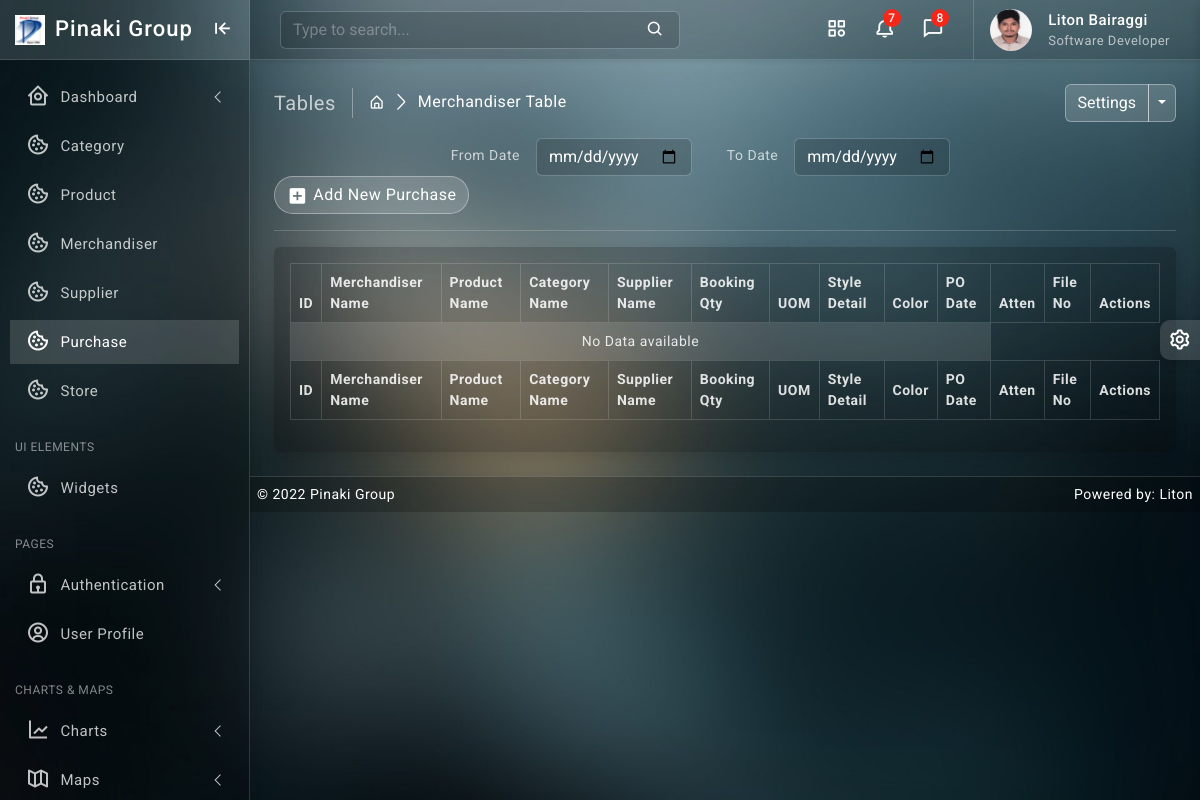
/purchase/ (signed in), run on an earlier commit of the app's database.
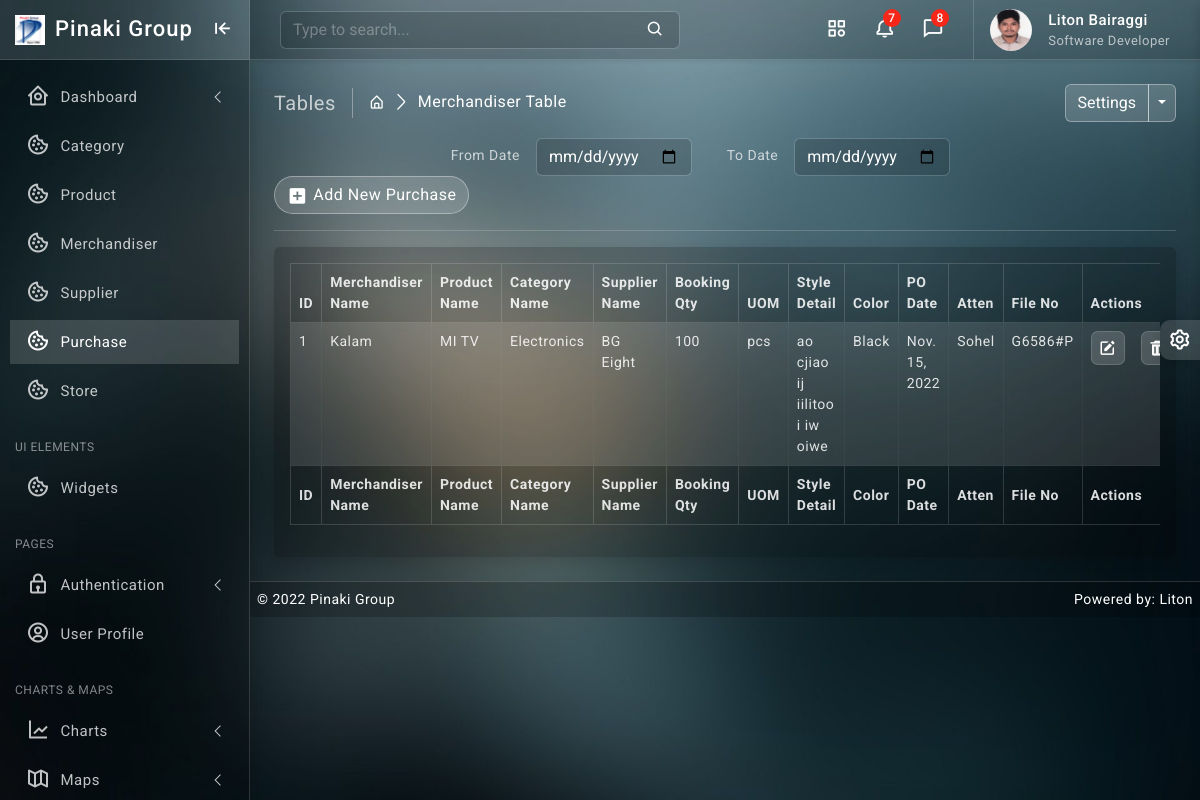
And on a later commit of the database.
### purchase/models.py (models this page shows, shortened)
class Purchase(models.Model):
    merchandiser_name = models.ForeignKey(Merchandiser, on_delete=models.CASCADE, blank=False)
    product_name = models.ForeignKey(Product, on_delete=models.CASCADE, blank=False)
    category_name = models.ForeignKey(Category, on_delete=models.CASCADE, blank=False)
    supplier_name = models.ForeignKey(Supplier, on_delete=models.CASCADE, blank=False)
    booking_qty = models.PositiveIntegerField(default=1)
    style_detail = models.TextField()
    color = models.CharField(max_length=64, null=True, blank=True)
    po_date = models.DateField(default= now)
    atten = models.CharField(max_length=64, null=True, blank=True)
    file_no = models.CharField(max_length=64, null=True, blank=True, unique=True)
    UOM = (
        ('', 'Select'),
        ('kg', 'kg'),
        ('miter', 'miter'),
        ('yard', 'yard'),
        ('pcs', 'pcs'),
        ('pound', 'pound'),
        ('g', 'g'),
        ('gg', 'gg'),
        ('litre', 'litre'),
        ('dg', 'dg'),
        ('1000 pcs', '1000 pcs'),
    )
    uom = models.CharField(max_length=64, null=True, blank=False, choices=UOM)
    updated_at = models.DateTimeField(auto_now=True)

### merchandiser/models.py (models this page shows)
class Merchandiser(models.Model):
    office_id = models.CharField(max_length=64, null=True, blank=True, unique=True)
    name = models.CharField(max_length=64, null=True, blank=True)
    designation = models.CharField(max_length=64, null=True, blank=True)
    joining_date = models.DateField(default= now)
    email = models.EmailField(max_length=64, blank=True, unique=True)
    phone = models.CharField(max_length=16, null=True, blank=True, unique=True)
    access_area = models.CharField(max_length=64, blank=True)
    updated_at = models.DateTimeField(auto_now=True)
    def __str__(self):
        return self.name

### product/models.py (models this page shows)
class Product(models.Model):
    name = models.CharField(max_length=64, null=True, unique=True, blank=True)
    category = models.ForeignKey(Category, on_delete=models.CASCADE, blank=False)
    description = models.TextField()
    created_at = models.DateTimeField(default=timezone.now)
    updated_at = models.DateTimeField(auto_now=True)
    def __str__(self):
        return self.name

### category/models.py (models this page shows)
class Category(models.Model):
    name = models.CharField(max_length=64, null=True, unique=True, blank=True)
    created_at = models.DateField(default= now)
    updated_at = models.DateTimeField(auto_now=True)
    def __str__(self):
        return self.name

### supplier/models.py (models this page shows)
class Supplier(models.Model):
    date = models.DateField(default= now)
    supplier_name = models.CharField(max_length=64, null=True, blank=False)
    company_name = models.CharField(max_length=64, null=True, blank=False)
    office_address = models.CharField(max_length=64, null=True, blank=False)
    office_postal_code = models.IntegerField()
    office_country = models.CharField(max_length=64, null=True, blank=False)
    office_tphone = models.CharField(max_length=16, null=True, blank=False, unique=True)
    factory_address =  models.CharField(max_length=64, null=True, blank=False)
    factory_postal_code = models.IntegerField()
    factory_country = models.CharField(max_length=64, null=True, blank=False)
    factory_tphone = models.CharField(max_length=16, null=True, blank=False, unique=True)
    vat_identi_no = models.CharField(max_length=32, blank=False)
    expiry_date = models.DateField(default= now)
    trade_license_no = models.CharField(max_length=32, blank=False)
    owner_name = models.CharField(max_length=64, null=True, blank=False)
    owner_phone = models.CharField(max_length=16, null=True, blank=False, unique=True)
    owner_email = models.EmailField(max_length=64, blank=False, unique=True)
    first_cp_name = models.CharField(max_length=64, null=True, blank=False)
    first_cp_position = models.CharField(max_length=64, null=True, blank=False)
    first_cp_phone = models.CharField(max_length=16, null=True, blank=False, unique=True)
    first_cp_email = models.EmailField(max_length=64, blank=False, unique=True)
    sec_cp_name = models.CharField(max_length=64, null=True, blank=False)
    sec_cp_position = models.CharField(max_length=64, null=True, blank=False)
    sec_cp_phone = models.CharField(max_length=16, null=True, blank=False, unique=True)
    sec_cp_email = models.EmailField(max_length=64, blank=False, unique=True)
    account_name = models.CharField(max_length=64, null=True, blank=False)
    account_no = models.CharField(max_length=32, null=True, blank=False)
    bank_name = models.CharField(max_length=64, null=True, blank=False)
    bank_address = models.CharField(max_length=64, null=True, blank= False)
    swift = models.CharField(max_length=64, null=True, blank=False)
    updated_at = models.DateTimeField(auto_now=True)
    def __str__(self):
        return self.company_name

### purchase/views.py (the view)
# urls.py: path('', views.purchase_read, name='purchase_read'),
@login_required
def purchase_read(request):
    purchase_data = Purchase.objects.all().order_by('-id')
    context = {
        'purchase_data': purchase_data
    }
    return render(request, 'purchase/read.html', context)

### templates/purchase/read.html (shortened to what this page needs)
{% extends 'base/base.html' %}
{% block body %}
{% load static %}
		<div class="page-wrapper">
			<div class="page-content">
				<div class="page-breadcrumb d-none d-sm-flex align-items-center mb-3">
					<div class="breadcrumb-title pe-3">Tables</div>
					<div class="ps-3">
						<nav aria-label="breadcrumb">
							<ol class="breadcrumb mb-0 p-0">
								<li class="breadcrumb-item"><a href="#"><i class="bx bx-home-alt"></i></a>
								</li>
								<li class="breadcrumb-item active" aria-current="page">Merchandiser Table</li>
							</ol>
						</nav>
					</div>
					<div class="ms-auto">
						<div class="btn-group">
							<button type="button" class="btn btn-light">Settings</button>
							<button type="button" class="btn btn-light dropdown-toggle dropdown-toggle-split" data-bs-toggle="dropdown">	<span class="visually-hidden">Toggle Dropdown</span>
							</button>
						</div>
					</div>
				</div>
                <div class="col-md-9">
					<form class="float-md-end">
						<div class="row row-cols-md-auto g-lg-3">
							<label for="inputFromDate" class="col-md-2 col-form-label text-md-end">From Date</label>
							<div class="col-md-4">
								<input type="date" class="form-control" id="inputFromDate">
							</div>
							<label for="inputToDate" class="col-md-2 col-form-label text-md-end">To Date</label>
							<div class="col-md-4">
								<input type="date" class="form-control" id="inputToDate">
							</div>
						</div>
					</form>
				</div>
                <div class="ms-auto"><a href="/purchase/create/" class="btn btn-light radius-30 mt-2 mt-lg-0"><i class="bx bxs-plus-square"></i>Add New Purchase</a></div>
				<hr/>
				<div class="card">
					<div class="card-body">
						<div class="table-responsive">
							<table id="example2" class="table table-striped table-bordered">
								<thead>
									<tr>
                                        <th>ID</th>
                                        <th>Merchandiser Name</th>
                                        <th>Product Name</th>
                                        <th>Category Name</th>
                                        <th>Supplier Name</th>
                                        <th>Booking Qty</th>
                                        <th>UOM</th>
                                        <th>Style Detail</th>
                                        <th>Color</th>
                                        <th>PO Date</th>
                                        <th>Atten</th>
                                        <th>File No</th>
                                        <th>Actions</th>
									</tr>
								</thead>
								<tbody>
									{% for data in purchase_data %}
									<tr>
                                        <td>{{ data.id }}</td>
                                        <td>{{ data.merchandiser_name }}</td>
                                        <td>{{ data.product_name }}</td>
                                        <td>{{ data.category_name }}</td>
                                        <td>{{ data.supplier_name }}</td>
                                        <td>{{ data.booking_qty }}</td>
                                        <td>{{ data.uom }}</td>
                                        <td>{{ data.style_detail }}</td>
                                        <td>{{ data.color }}</td>
                                        <td>{{ data.po_date }}</td>
                                        <td>{{ data.atten }}</td>
                                        <td>{{ data.file_no }}</td>
									   <td class="center">
										<div class="d-flex order-actions">
											<a class="" href="{% url 'purchase_update' data.id %}">
												<i class='bx bxs-edit'></i>
											</a>
											<a class="ms-3" href="{% url 'purchase_delete' data.id %}" onclick="return confirm('Are you sure?');">
												<i class='bx bxs-trash'></i>
											</a>
										</div>
									   </td>
									</tr>
								 {% endfor %}
								 {% if not purchase_data %}
								 <tr>
									 <td colspan="10" class="text-center">No Data available</td>
								 </tr>
								 {% endif %}
								</tbody>
								<tfoot>
									<tr>
                                        <th>ID</th>
                                        <th>Merchandiser Name</th>
                                        <th>Product Name</th>
                                        <th>Category Name</th>
                                        <th>Supplier Name</th>
                                        <th>Booking Qty</th>
                                        <th>UOM</th>
                                        <th>Style Detail</th>
                                        <th>Color</th>
                                        <th>PO Date</th>
                                        <th>Atten</th>
                                        <th>File No</th>
                                        <th>Actions</th>
									</tr>
								</tfoot>
							</table>
						</div>
					</div>
				</div>
			</div>
		</div>
{% endblock body %}

What changed in the data, as far as the page shows it:
added Purchase: id "1", merchandiser_name "Kalam", product_name "MI TV", category_name "Electronics", supplier_name "BG Eight", booking_qty "100", uom "pcs", style_detail "ao cjiao ij iilitoo i iw oiwe", color "Black", po_date "Nov. 15, 2022", atten "Sohel", file_no "G6586#P"
Also different on the page:
text no longer shown: "No Data available"
